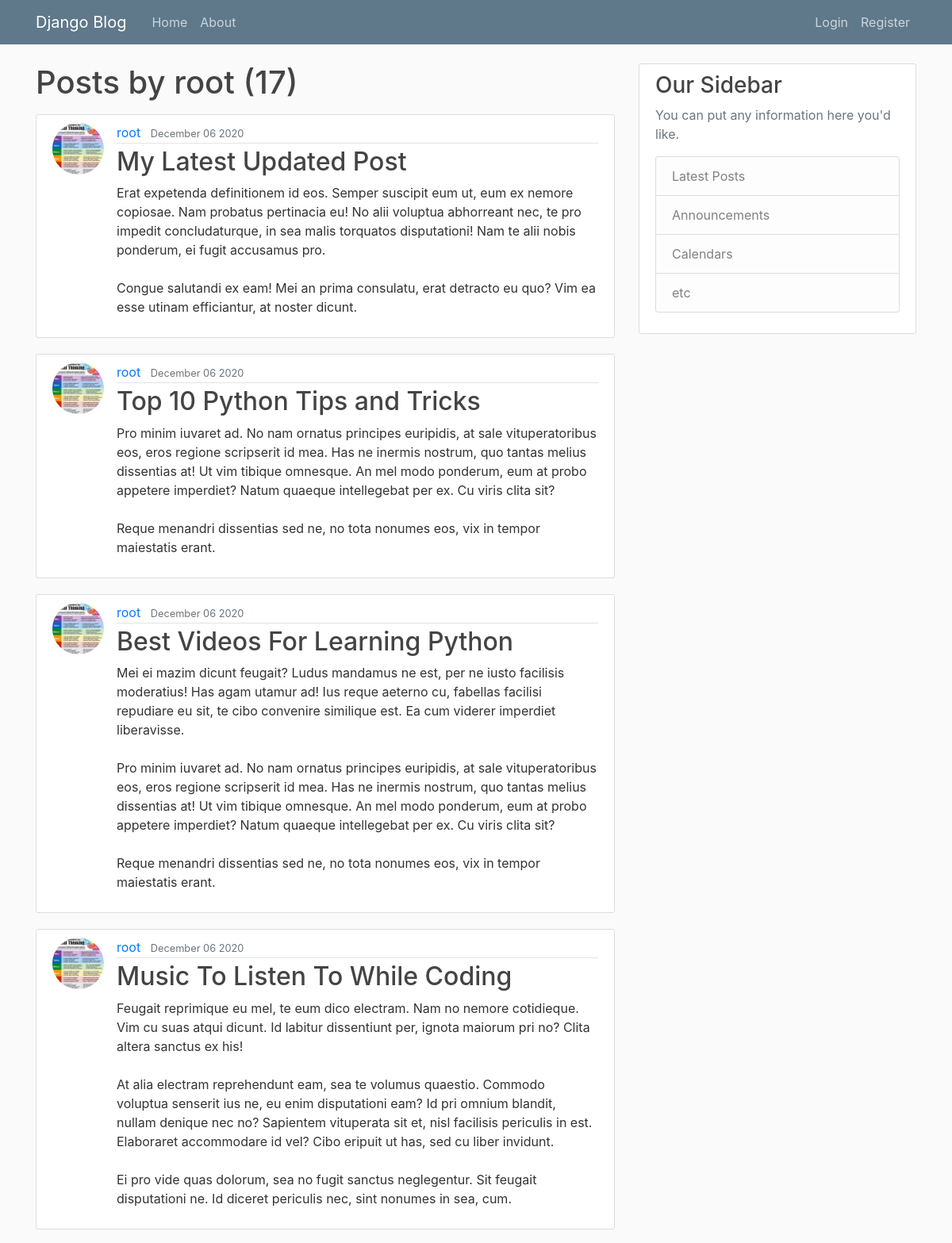
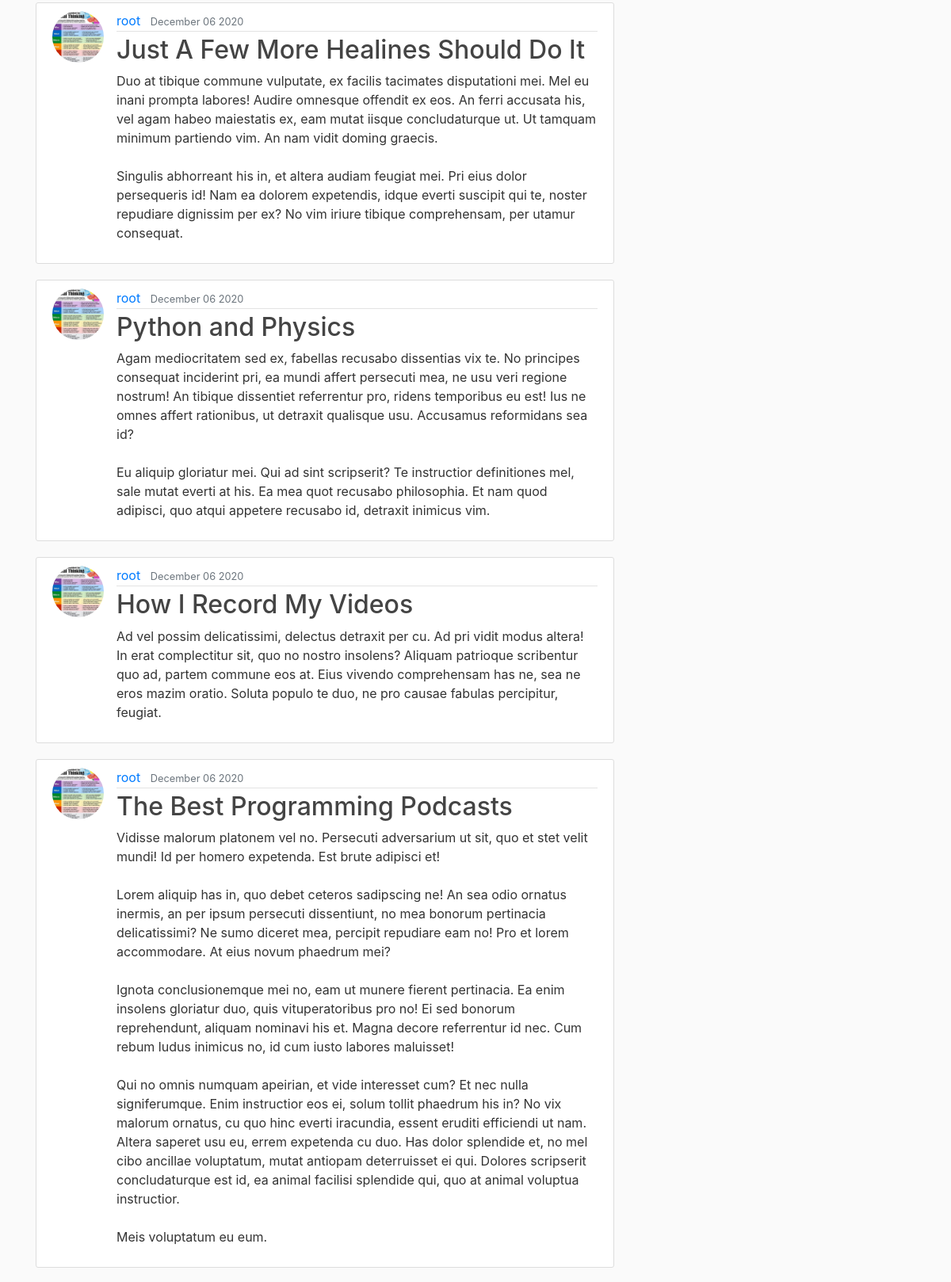
Screenshot of /user/root (upper part) with the database file from the repository (2 pictures, top to bottom).
### blog/models.py (models this page shows, shortened)
class Post(models.Model):
    title = models.CharField(max_length=100)
    content = models.TextField()
    date_posted = models.DateTimeField(default=timezone.now)
    author = models.ForeignKey(User, on_delete=models.CASCADE)

### users/models.py (models this page shows, shortened)
class Profile(models.Model):
    user = models.OneToOneField(User, on_delete=models.CASCADE)
    image = models.ImageField(default='default.jpg', upload_to='profile_pics')

### blog/views.py (the view)
# urls.py: path('user/<str:username>', UserPostListView.as_view(), name='user-posts'),
class UserPostListView(ListView):
    model = Post
    template_name = 'blog/user_posts.html' #<app>/<model>_<viewtype>.html
    context_object_name = 'posts'
    paginate_by = 10
    def get_queryset(self):
        user = get_object_or_404(User, username=self.kwargs.get('username'))
        return Post.objects.filter(author=user).order_by('-date_posted')

### blog/templates/blog/user_posts.html (shortened to what this page needs)
{% extends "blog/base.html"%}
{% block content %}
<h1 class="mb-3">Posts by {{ view.kwargs.username }} ({{ page_obj.paginator.count }})</h1>
{% for post in posts %}
<article class="media content-section">
  <img class="rounded-circle article-img" src="{{ post.author.profile.image.url }}">
  <div class="media-body">
    <div class="article-metadata">
      <a class="mr-2" href="{% url 'user-posts' post.author.username %}">{{ post.author }}</a>
      <small class="text-muted">{{ post.date_posted|date:"F d Y" }}</small>
    </div>
    <h2><a class="article-title" href="{% url 'post-detail' post.id %}">{{ post.title }}</a></h2>
    <p class="article-content">{{ post.content }}</p>
  </div>
</article>
{% endfor %}
{% endblock content %}

### blog/static/blog/main.css (style rules this page uses)
body { background: #fafafa; color: #333333; margin-top: 5rem; }
h1, h2, h3, h4, h5, h6 { color: #444444; }
.content-section { background: #ffffff; padding: 10px 20px; border: 1px solid #dddddd; border-radius: 3px; margin-bottom: 20px; }
.article-title { color: #444444; }
.article-content { white-space: pre-line; }
.article-img { height: 65px; width: 65px; margin-right: 16px; }
.article-metadata { padding-bottom: 1px; margin-bottom: 4px; border-bottom: 1px solid #e3e3e3 }

### rows the page displays
Post: author.profile.image (picture), author "root", date_posted "December 06 2020", title "My Latest Updated Post", content "Erat expetenda definitionem id eos. Semper suscipit eum ut, eum ex nemore copiosae. Nam probatus pertinacia eu! No alii voluptua abhorreant nec, te pro impedit concludaturque, in sea malis torquatos disputationi! Nam te alii nobis ponderum, ei fugit accusamus pro. Congue salutandi ex eam! Mei an prima consulatu, erat detracto eu quo? Vim ea esse utinam efficiantur, at noster dicunt."
Post: author.profile.image (picture), author "root", date_posted "December 06 2020", title "Top 10 Python Tips and Tricks", content "Pro minim iuvaret ad. No nam ornatus principes euripidis, at sale vituperatoribus eos, eros regione scripserit id mea. Has ne inermis nostrum, quo tantas melius dissentias at! Ut vim tibique omnesque. An mel modo ponderum, eum at probo appetere imperdiet? Natum quaeque intellegebat per ex. Cu viris clita sit? Reque menandri dissentias sed ne, no tota nonumes eos, vix in tempor maiestatis erant."
Post: author.profile.image (picture), author "root", date_posted "December 06 2020", title "Best Videos For Learning Python", content "Mei ei mazim dicunt feugait? Ludus mandamus ne est, per ne iusto facilisis moderatius! Has agam utamur ad! Ius reque aeterno cu, fabellas facilisi repudiare eu sit, te cibo convenire similique est. Ea cum viderer imperdiet liberavisse. Pro minim iuvaret ad. No nam ornatus principes euripidis, at sale vituperatoribus eos, eros regione scripserit id mea. Has ne inermis nostrum, quo tantas melius dissentias at! Ut vim tibique omnesque. An mel modo ponderum, eum at probo appetere imperdiet? Natum quaeque intellegebat per ex. Cu viris clita sit? Reque menandri dissentias sed ne, no tota nonumes eos, vix in tempor maiestatis erant."
Post: author.profile.image (picture), author "root", date_posted "December 06 2020", title "Music To Listen To While Coding", content "Feugait reprimique eu mel, te eum dico electram. Nam no nemore cotidieque. Vim cu suas atqui dicunt. Id labitur dissentiunt per, ignota maiorum pri no? Clita altera sanctus ex his! At alia electram reprehendunt eam, sea te volumus quaestio. Commodo voluptua senserit ius ne, eu enim disputationi eam? Id pri omnium blandit, nullam denique nec no? Sapientem vituperata sit et, nisl facilisis periculis in est. Elaboraret accommodare id vel? Cibo eripuit ut has, sed cu liber invidunt. Ei pro vide quas dolorum, sea no fugit sanctus neglegentur. Sit feugait disputationi ne. Id diceret periculis nec, sint nonumes in sea, cum."
Post: author.profile.image (picture), author "root", date_posted "December 06 2020", title "Just A Few More Healines Should Do It", content "Duo at tibique commune vulputate, ex facilis tacimates disputationi mei. Mel eu inani prompta labores! Audire omnesque offendit ex eos. An ferri accusata his, vel agam habeo maiestatis ex, eam mutat iisque concludaturque ut. Ut tamquam minimum partiendo vim. An nam vidit doming graecis. Singulis abhorreant his in, et altera audiam feugiat mei. Pri eius dolor persequeris id! Nam ea dolorem expetendis, idque everti suscipit qui te, noster repudiare dignissim per ex? No vim iriure tibique comprehensam, per utamur consequat."
Post: author.profile.image (picture), author "root", date_posted "December 06 2020", title "Python and Physics", content "Agam mediocritatem sed ex, fabellas recusabo dissentias vix te. No principes consequat inciderint pri, ea mundi affert persecuti mea, ne usu veri regione nostrum! An tibique dissentiet referrentur pro, ridens temporibus eu est! Ius ne omnes affert rationibus, ut detraxit qualisque usu. Accusamus reformidans sea id? Eu aliquip gloriatur mei. Qui ad sint scripserit? Te instructior definitiones mel, sale mutat everti at his. Ea mea quot recusabo philosophia. Et nam quod adipisci, quo atqui appetere recusabo id, detraxit inimicus vim."
Post: author.profile.image (picture), author "root", date_posted "December 06 2020", title "How I Record My Videos", content "Ad vel possim delicatissimi, delectus detraxit per cu. Ad pri vidit modus altera! In erat complectitur sit, quo no nostro insolens? Aliquam patrioque scribentur quo ad, partem commune eos at. Eius vivendo comprehensam has ne, sea ne eros mazim oratio. Soluta populo te duo, ne pro causae fabulas percipitur, feugiat."
Post: author.profile.image (picture), author "root", date_posted "December 06 2020", title "The Best Programming Podcasts", content "Vidisse malorum platonem vel no. Persecuti adversarium ut sit, quo et stet velit mundi! Id per homero expetenda. Est brute adipisci et! Lorem aliquip has in, quo debet ceteros sadipscing ne! An sea odio ornatus inermis, an per ipsum persecuti dissentiunt, no mea bonorum pertinacia delicatissimi? Ne sumo diceret mea, percipit repudiare eam no! Pro et lorem accommodare. At eius novum phaedrum mei? Ignota conclusionemque mei no, eam ut munere fierent pertinacia. Ea enim insolens gloriatur duo, quis vituperatoribus pro no! Ei sed bonorum reprehendunt, aliquam nominavi his et. Magna decore referrentur id nec. Cum rebum ludus inimicus no, id cum iusto labores maluisset! Qui no omnis numquam…"

### other values shown
{{ view.kwargs.username }} "root"
{{ page_obj.paginator.count }} "17"
